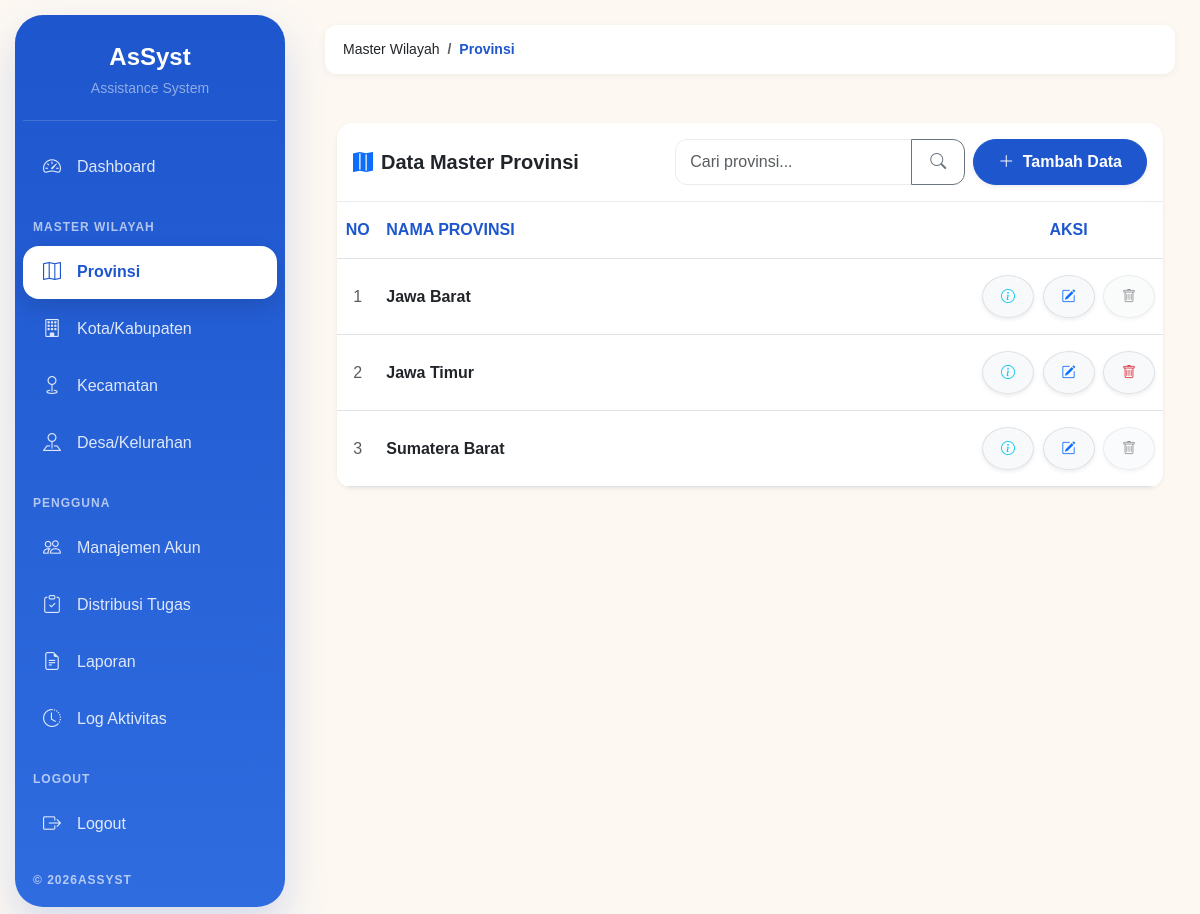
The page /index.php?page=provinsi (signed in) on the database its author committed.
### tables this page shows
CREATE TABLE `provinsi` (
  `id_provinsi` int(11) NOT NULL,
  `nama_provinsi` varchar(100) NOT NULL
);

### controllers/ProvinsiController.php (called while the page is built, shortened)
<?php
require_once "models/Provinsi.php";
class ProvinsiController
{
    private $model;
    public function __construct($db)
    {
        $this->model = new Provinsi($db);
    }
    public function index()
{
    if (
        isset($_GET['search']) &&
        trim($_GET['search']) != ''
    ) {
        $result = $this->model->search($_GET['search']);
    } else {
        $result = $this->model->getAll();
    }
    $provinsi = [];
    while ($row = $result->fetch_assoc()) {
        $row['can_delete'] =
            !$this->model->isUsed($row['id_provinsi']);
        $provinsi[] = $row;
    }
    include "views/layouts/app.php";
}
}

### index.php (called while the page is built, shortened)
<?php
require_once 'routes/web.php';

### models/Provinsi.php (called while the page is built, shortened)
<?php
class Provinsi
{
    private $conn;
    private $table = "provinsi";
    public function __construct($db)
    {
        $this->conn = $db;
    }
    public function getAll()
    {
        $sql = "SELECT *
                FROM {$this->table}
                ORDER BY nama_provinsi ASC";
        return $this->conn->query($sql);
    }
    public function isUsed($id)
    {
        $stmt = $this->conn->prepare("
            SELECT COUNT(id_kota)
            FROM kota
            WHERE id_provinsi = ?
        ");
        $stmt->bind_param("i", $id);
        $stmt->execute();
        $stmt->bind_result($total);
        return $total > 0;
    }
}

### views/wilayah/provinsi/index.php (the view, shortened to what this page needs)
<div class="container-fluid py-4 fade-up">
    <div class="card border-0 shadow-sm" style="border-radius: 16px;">
        <div class="card-header bg-white d-flex flex-column flex-md-row justify-content-between align-items-md-center py-3 gap-3" style="border-radius: 16px 16px 0 0;">
            <h5 class="fw-bold mb-0 text-dark"><i class="bi bi-map-fill text-primary me-2"></i>Data Master Provinsi</h5>
            <div class="d-flex flex-column flex-md-row gap-2">
                <form action="index.php" method="GET" class="mb-0">
                    <div class="input-group">
                        <input type="text" name="search" class="form-control" placeholder="Cari provinsi..." value="<?= htmlspecialchars($_GET['search'] ?? '') ?>">
                        <button class="btn btn-outline-secondary" type="submit"><i class="bi bi-search"></i></button>
                    </div>
                </form>
                <button type="button" class="btn btn-primary rounded-pill px-4 shadow-sm fw-bold text-nowrap" data-bs-toggle="modal" data-bs-target="#modalTambahProvinsi">
                    <i class="bi bi-plus-lg me-1"></i> Tambah Data
                </button>
            </div>
        </div>
        <div class="card-body p-0">
            <div class="table-responsive">
                <table class="table table-hover align-middle mb-0">
                    <thead style="background-color: #F8F9FA;">
                        <tr>
                            <th width="5%" class="text-center py-3">NO</th>
                            <th class="py-3">NAMA PROVINSI</th>
                            <th width="15%" class="text-center py-3">AKSI</th>
                        </tr>
                    </thead>
                    <tbody>
                        <?php if (count($provinsi) > 0): ?>
                            <?php $no = 1; foreach($provinsi as $row): ?>
                            <tr class="border-bottom">
                                <td class="text-center py-3 text-muted"><?= $no++ ?></td>
                                <td class="py-3 fw-bold text-dark"><?= htmlspecialchars($row['nama_provinsi']) ?></td>
                                <td class="text-center py-3 text-nowrap">
                                    <a href="?page=provinsi-detail&id=<?= $row['id_provinsi'] ?>" class="btn btn-sm btn-light border shadow-sm rounded-circle text-info" title="Detail">
                                        <i class="bi bi-info-circle"></i>
                                    </a>
                                    <a href="?page=provinsi-edit&id=<?= $row['id_provinsi'] ?>" class="btn btn-sm btn-light border shadow-sm rounded-circle text-primary ms-1" title="Ubah Data">
                                        <i class="bi bi-pencil-square"></i>
                                    </a>
                                    <?php if ($row['can_delete']): ?>
                                        <a href="?page=provinsi-delete&id=<?= $row['id_provinsi'] ?>" class="btn btn-sm btn-light border shadow-sm rounded-circle text-danger ms-1" onclick="return confirm('Apakah Anda yakin ingin menghapus provinsi ini secara permanen?');" title="Hapus Data">
                                            <i class="bi bi-trash"></i>
                                        </a>
                                    <?php else: ?>
                                        <button class="btn btn-sm btn-light border shadow-sm rounded-circle text-muted ms-1" title="Data tidak dapat dihapus karena sedang digunakan oleh tabel Kota/Kabupaten" disabled>
                                            <i class="bi bi-trash"></i>
                                        </button>
                                    <?php endif; ?>
                                </td>
                            </tr>
                            <?php endforeach; ?>
                        <?php endif; ?>
                    </tbody>
                </table>
            </div>
        </div>
    </div>
</div>

### assets/css/style.css (style rules this page uses)
:root { --primary:#1E56CD; --primary-dark:#1846A8; --primary-light:#EAF0FF; --background:#FDF8F2; --white:#FFFFFF; --success:#28A745; --danger:#DC3545; --warning:#FFC107; --info:#0DCAF0; --text:#212529; --text-muted:#6C757D; --border:#E9ECEF; --shadow-sm:0 2px 8px rgba(0,0,0,.05); --shadow-md:0 4px 16px rgba(0,0,0,.08); --radius:14px; --sidebar-width:260px; --transition:.3s ease; }
* { margin:0; padding:0; box-sizing:border-box; }
body { background:var(--background); font-family:'Poppins',sans-serif; color:var(--text); overflow-x:hidden; }
a { text-decoration:none; }
.card { border:none; border-radius:var(--radius); box-shadow:var(--shadow-sm); }
.card-header { background:white; border-bottom:1px solid var(--border); font-weight:600; }
.table { background:white; }
.table thead { background:var(--primary-light); }
.table th { color:var(--primary); font-weight:600; }
.table-responsive { border-radius:14px; overflow:hidden; }
.form-control, .form-select { border-radius:12px; border:1px solid var(--border); padding:10px 14px; }
.btn { border-radius:12px; padding:10px 18px; font-weight:500; }
.btn-primary { background:var(--primary); border-color:var(--primary); }
.fade-up { animation:fadeUp .5s ease; }

### rows shown on the page
provinsi: nama_provinsi "Jawa Barat"
provinsi: nama_provinsi "Jawa Timur"
provinsi: nama_provinsi "Sumatera Barat"

### other values the page prints
$item "Master Wilayah"
$item "Provinsi"
